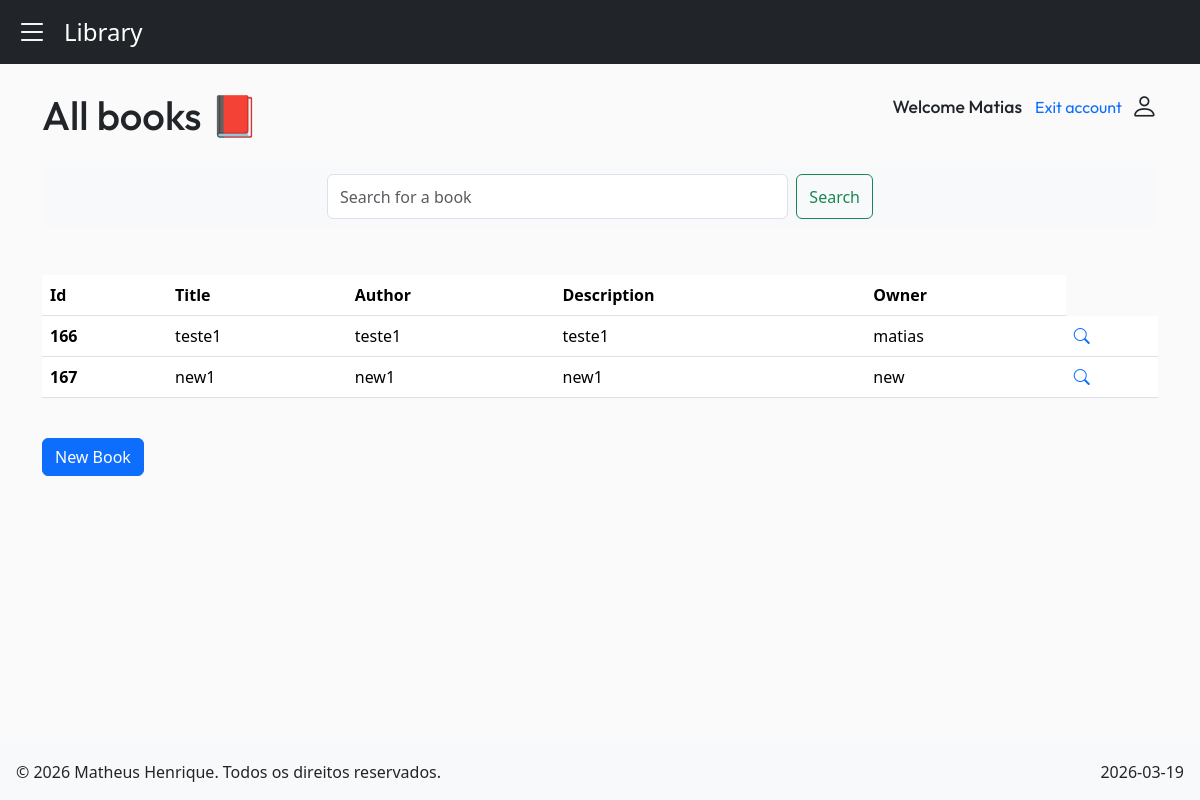
/ (signed in), run on an earlier commit of the app's database.
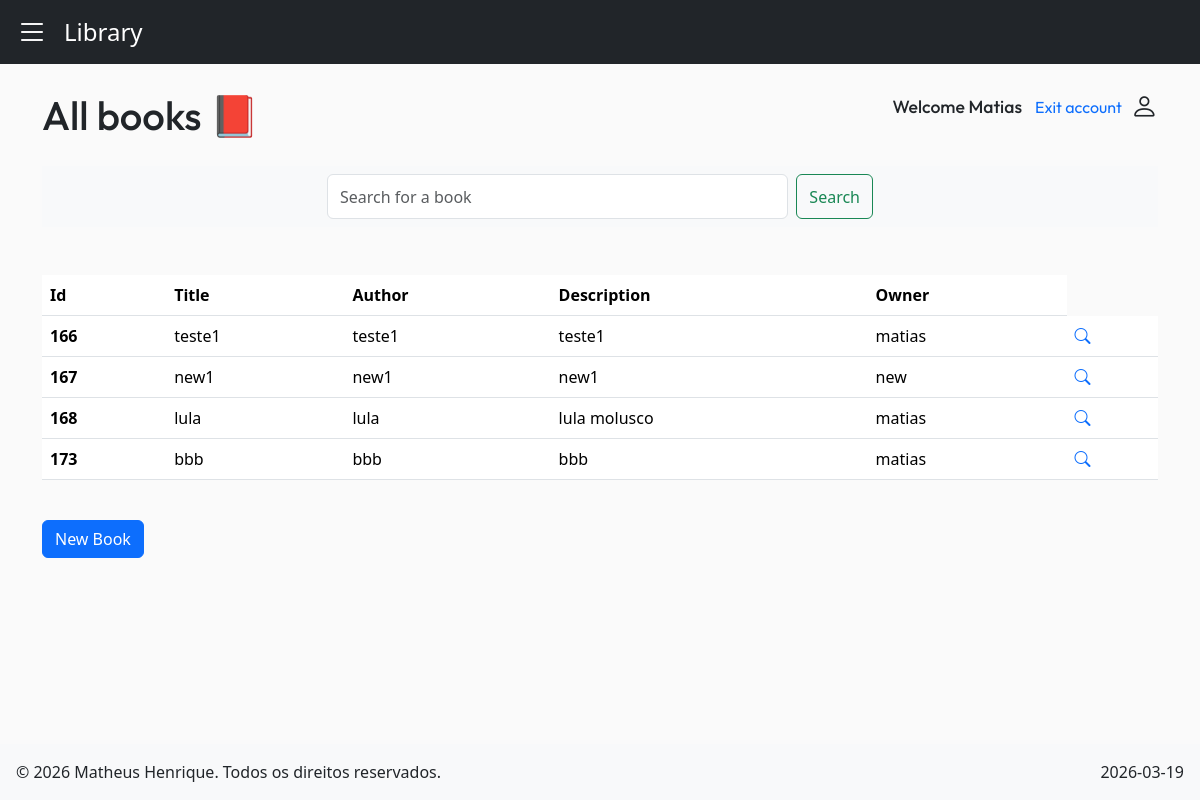
And on a later commit of the database.
### myapp/models.py (models this page shows, shortened)
class Book(models.Model):
    title = models.CharField(max_length=200)
    author = models.CharField(max_length=200)
    description = models.TextField(default='')
    owner = models.ForeignKey(User, on_delete=models.CASCADE)
    cover = models.ImageField(upload_to="covers/", null=True, blank=True)

### myapp/views.py (the view)
# urls.py: 2. Add a URL to urlpatterns:  path('', views.home, name='home')
@login_required(login_url="/book/login/")
def home(request):
    query = request.GET.get('q', '').strip()
    if query:
        books = Book.objects.filter(
            Q(title__icontains=query) |
            Q(author__icontains=query) |
            Q(description__icontains=query)
        )
    else:
        books = Book.objects.all()
    books.order_by('title')
    username = request.user.username
    books_paginator = Paginator(books, 10)
    page_number = request.GET.get("page")
    page_obj = books_paginator.get_page(page_number)
    return render(request, 'myapp/home.html', {'page_obj': page_obj, 'username': username, 'books': books, 'query': query})

### myapp/templates/myapp/home.html (shortened to what this page needs)
{% extends "myapp/base.html" %}
{% block content %}
    <main class="container">
        {% if books %}
            <h1 class="d-flex align-items-center mt-4">
                All books 📕
                <div class="d-flex flex-column align-items-end ms-auto">
                    <p class="d-flex align-items-center" style="font-size: 1.1rem;">
                        Welcome {{ username|capfirst }}
                        <a href="{% url 'logout' %}" class="btn btn-link pe-2 link-underline" style="text-decoration: none;">
                            <span>Exit account</span>
                        </a>
                        <i class="bi bi-person" style="font-size: 1.7rem;"></i>
                    </p>
                </div>
            </h1>
            <nav class="navbar bg-body-tertiary mt-4">
                <div class="container-fluid">
                    <form class="d-flex mx-auto w-50" role="search" method="GET">
                    <input
                        class="form-control me-2" style="height: 45px;" type="search" placeholder="Search for a book" aria-label="Search"
                        name="q"
                        value="{{ query }}"
                    />
                    <button class="btn btn-outline-success" type="submit">Search</button>
                    </form>
                </div>
            </nav>
            <table class="table mt-5">
                <thead>
                    <tr>
                    <th scope="col">Id</th>
                    <th scope="col">Title</th>
                    <th scope="col">Author</th>
                    <th scope="col">Description</th>
                    <th scope="col">Owner</th>
                    </tr>
                </thead>
                <tbody>
                    {% for book in page_obj %}
                        <tr>
                        <th scope="row">{{ book.id }}</th>
                        <td>{{ book.title }}</td>
                        <td>{{ book.author }}</td>
                        <td>{{ book.description|truncatechars:60}}</td>
                        <td>{{ book.owner }}</td>
                        <td>
                            <a href="{% url "detail_book" book.id %}"><i class="bi bi-search"></i></a>
                        </td>
                        </tr>
                    {% endfor %}
                </tbody>
            </table>
            <a href="{% url "create_book" %}" class="btn btn-primary mt-4">New Book</a>
        {% endif %}
    </main>
{% endblock content %}

What changed in the data, as far as the page shows it:
added Book: id "168", title "lula", author "lula", description "lula molusco", owner "matias"
added Book: id "173", title "bbb", author "bbb", description "bbb", owner "matias"
